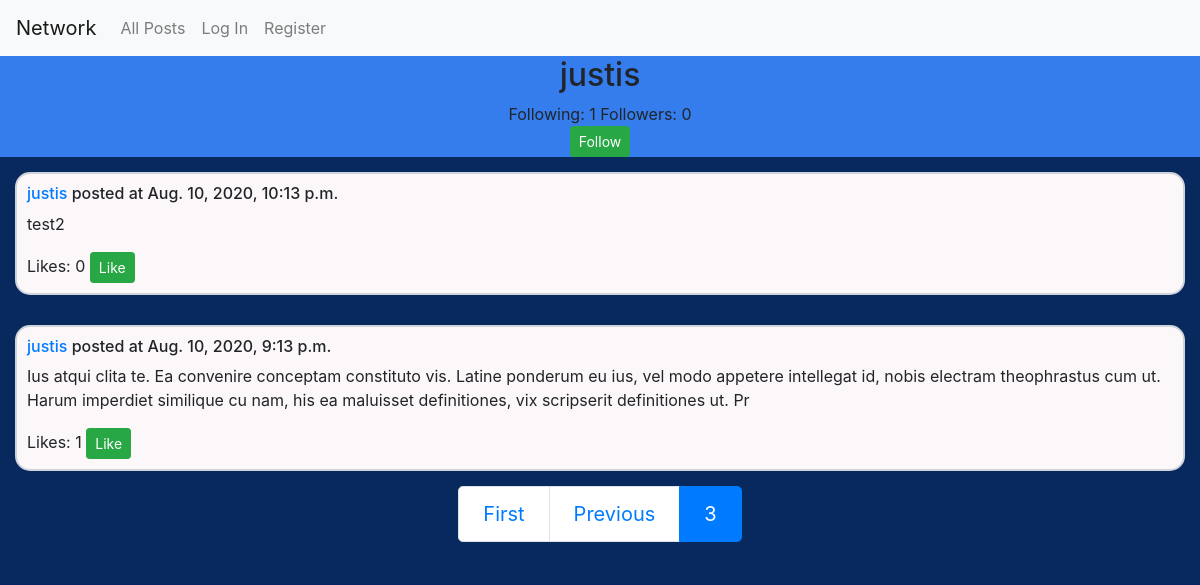
The page /profile/justis?page=3 on the database as committed earlier.
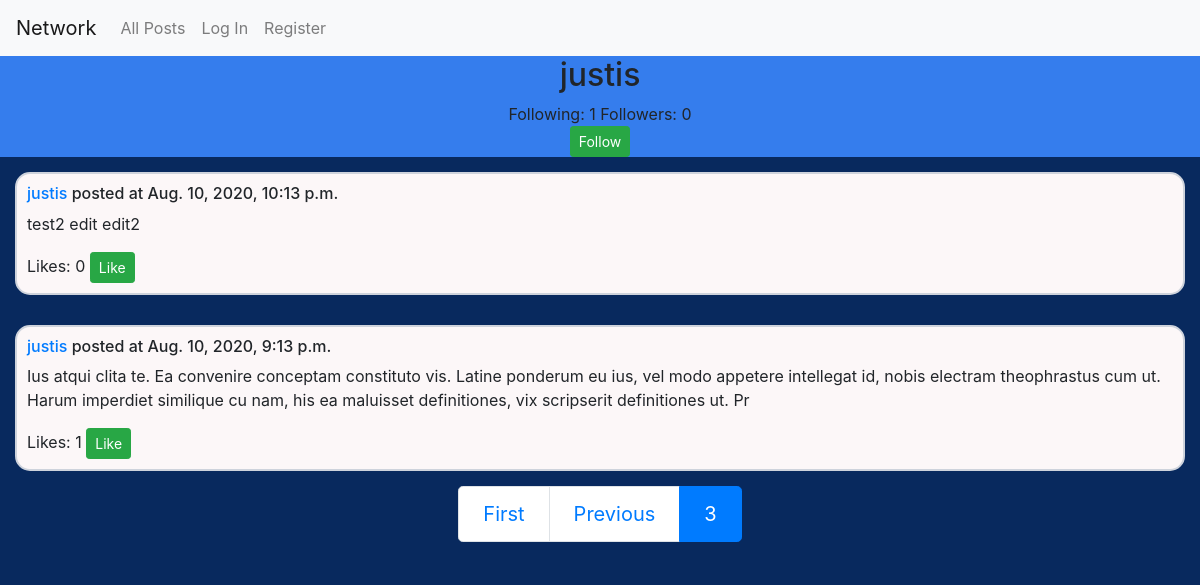
The same page on the database as committed later.
### network/models.py (models this page shows)
class Post(models.Model):
    user = models.ForeignKey(
        User,
        on_delete=models.CASCADE
    )
    date = models.DateTimeField(auto_now_add=True)
    text = models.TextField(max_length=500)
    likes = models.ManyToManyField(
        User,
        related_name='likes',
        blank=True
    )

class User(AbstractUser):
    pass

### network/views.py (the view)
# urls.py: path("profile/<str:username>", views.profile, name="profile"),
def profile(request, username):
    profile_user = User.objects.filter(username=username).annotate(
        num_targets=Count("targets"),
        num_followers=Count("followers")
        ).first()
    posts = Post.objects.order_by("-date").filter(user=profile_user).annotate(
        num_likes=Count("likes")
    )
    user = request.user
    follow = profile_user.followers.filter(follower_id=user.id)
    if follow:
        is_following = True
    else:
        is_following = False
    paginator = Paginator(posts, 10) # Show 10 posts per page.
    page_number = request.GET.get("page")
    page_obj = paginator.get_page(page_number)
    return render(request, "network/profile.html", {
        "profile_user": profile_user,
        "is_following": is_following,
        "page_obj": page_obj,
    })

### network/templates/network/profile.html (shortened to what this page needs)
{% extends "network/layout.html" %}
{% block body %}
    <div class="body-container">
        <div class="profile-container">
            <h2>{{ profile_user.username }}</h2>
            <div class="follow-container">
                <span>Following: {{ profile_user.num_targets }}</span>
                <span>Followers: {{ profile_user.num_followers }}</span>
            </div>
            {% if user.username != profile_user.username %}
                {% if is_following %}
                    <button type="button" onclick="followUser(this)" data-user="{{ profile_user.username }}" data-following="true" class="btn btn-secondary btn-sm">Unfollow</button>
                {% else %}
                    <button type="button" onclick="followUser(this)" data-user="{{ profile_user.username }}" data-following="false" class="btn btn-success btn-sm">Follow</button>
                {% endif %}
            {% endif %}
        </div>
        <div class="posts-container">
        {% for post in page_obj %}
            <div class="post-container" data-post="{{ post.id }}">
                <div class="post">
                    <h6><a href="profile/{{ post.user }}">{{ post.user }}</a> posted at {{ post.date}}</h6>
                    <p class="post-text">{{ post.text }}</p>
                    <span>Likes: </span>
                    <span class="num-likes">{{ post.num_likes }}</span>
                    {% if user != post.user %}
                        {% if user in post.likes.all %}
                            <button type="button" onclick="likePost(this)" data-liked="true" class="btn btn-secondary btn-sm">Unlike</button>
                        {% else %}
                            <button type="button" onclick="likePost(this)" data-liked="false" class="btn btn-success btn-sm">Like</button>
                        {% endif %}
                    {% else %}
                        <button type="button" onclick="editPost(this)" value="open" class="btn btn-success btn-sm">Edit Post</button>
                    {% endif %}
                </div>
            </div>
        {% endfor %}
            <nav class="paginator" aria-label="...">
                <ul class="pagination pagination-lg">
                    {% if page_obj.has_previous %}
                        <li class="page-item"><a class="page-link" href="?page=1">First</a></li>
                        <li class="page-item"><a class="page-link" href="?page={{ page_obj.previous_page_number }}">Previous</a></li>
                    {% endif %}
                    <li class="page-item active" aria-current="page">
                        <span class="page-link">
                            {{ page_obj.number }}
                        </span>
                    </li>
                </ul>
            </nav>
        </div>
    </div>
{% endblock %}

Rows that differ between the two databases and show on the page:
changed Post: text "test2" → "test2 edit edit2"
